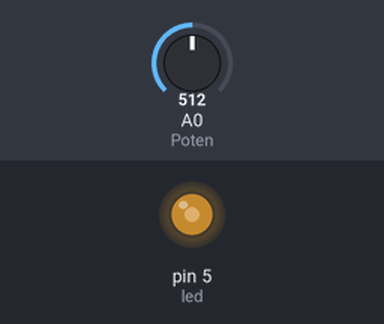
Bench run of a sketch on a simulated Arduino Uno, built with avr-gcc and run on an emulated ATmega328P. On the bench: output pins drawn as LEDs (lit = HIGH). Inputs (shaded band) come from the test bench; at power-on: A0 (Poten) = 512.

Above: at 1.2 s.
1.3 s: A0 (Poten) set to 716
At 2.3 s:
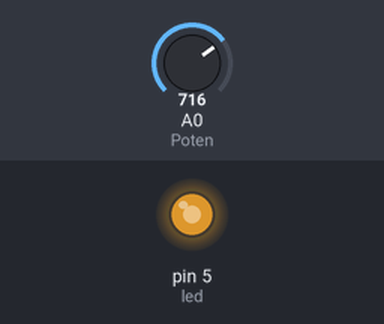
2.8 s: A0 (Poten) set to 900
At 3.5 s:
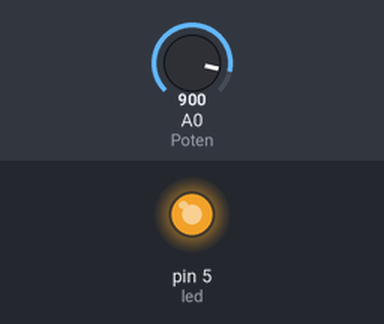
4.3 s: A0 (Poten) set to 122
At 4.6 s:
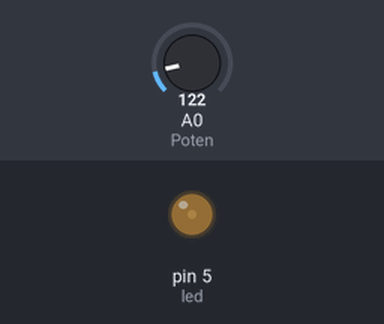
5.8 s: A0 (Poten) set to 0
At 7.0 s:
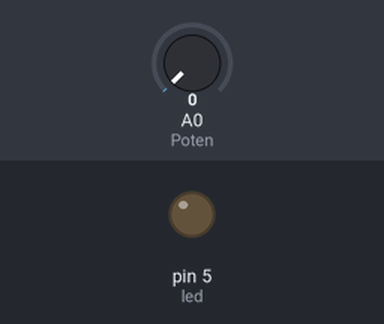
Timing chart, 0 to 8.3 s (numbered marks = the images above; inputs shaded):
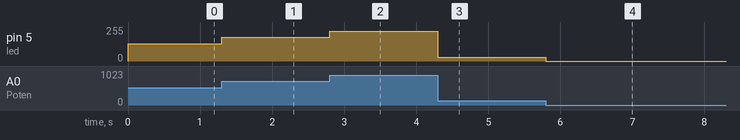

The sketch:

poteciometro_led.ino
```cpp
int led = 5;        // LED en pin 5
int Poten = A0;        // potenciometro en pin A0
int BRILLO;

void setup(){
  pinMode(led, OUTPUT);  // pin 5 como salida

	// Recuerda que las entradas analogicas no requieren inicializacion

}

void loop(){
  BRILLO = analogRead(Poten)/4;  // valor leido de entrada analogica divido por 4 ya que el arduino lee de 0 a 250 y el Potenciómetro es de 100k
  analogWrite(led, BRILLO);    // brillo del LED proporcional al giro del potenciometro
}
```

Measured:
- after the input at 1.3 s, pin 5 (led): 128/255 → 179/255 at once
- after the input at 2.8 s, pin 5 (led): 179/255 → 225/255 at once
- after the input at 4.3 s, pin 5 (led): 225/255 → 30/255 at once
- after the input at 5.8 s, pin 5 (led): 30/255 → 0/255 at once
